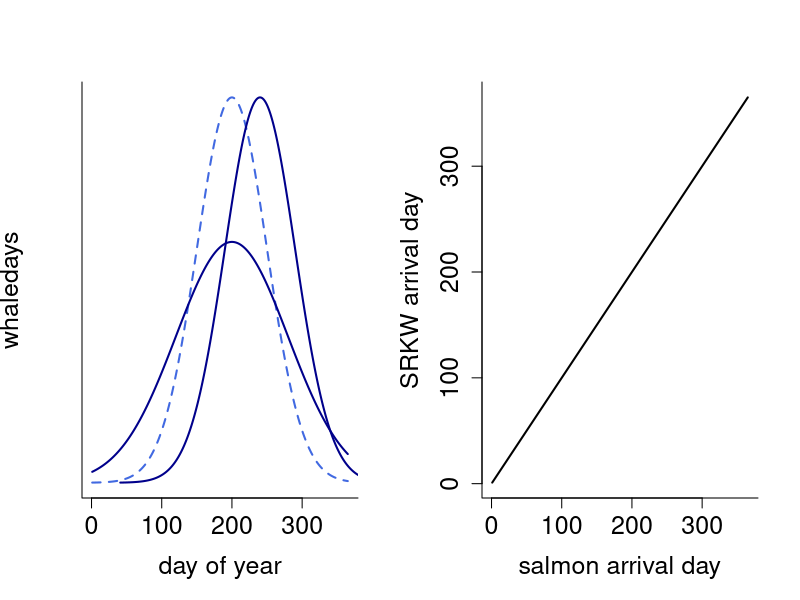

Write the R code that produced this figure.
#Script to make schematic figure of hypotheses tested with the SRKW work
#started October 8, 2019
#Create phenology curve for SRKWs:
meannum<-30
phenshift<-10
numshift<--5
doy<-seq(1,365,by=1)
whaledays<-dnorm(doy,mean=200,sd=50)
whaledays_shift<-dnorm(doy,mean=200,sd=80)

doy_shift<-doy+40
quartz(height=5,width=8)
par(mfrow=c(1,2))
plot(doy,whaledays, xlab= "day of year", xlim=c(1,365),yaxt="n", type="l", col = "royalblue",lty=2, lwd=2, cex.axis=1.5, cex.lab=1.5, bty="l")

lines(doy_shift,whaledays,lty=1, lwd=2,col="darkblue")
lines(doy,whaledays_shift,lty=1, lwd=2,col="darkblue")

plot(doy,doy, xlab= "salmon arrival day", ylab= "SRKW arrival day", type="l", lty=1, lwd=2, cex.axis=1.5, cex.lab=1.5, bty="l")
